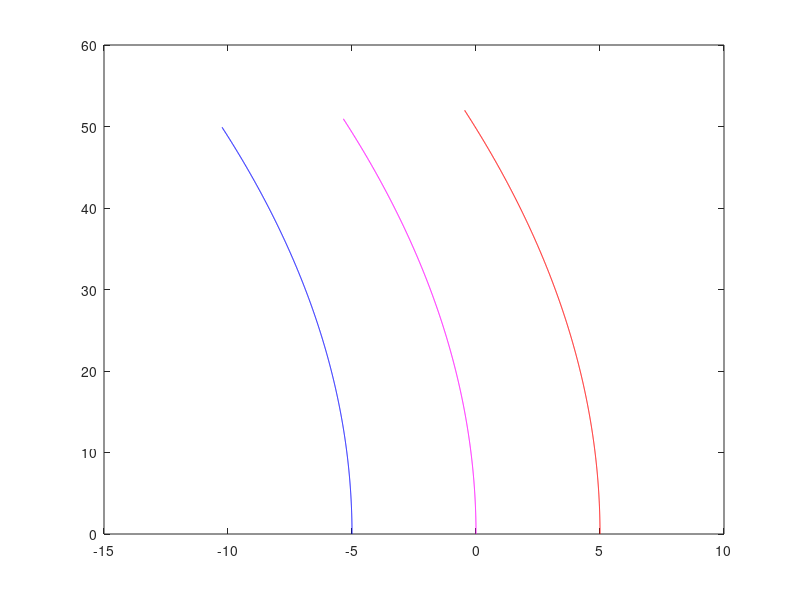
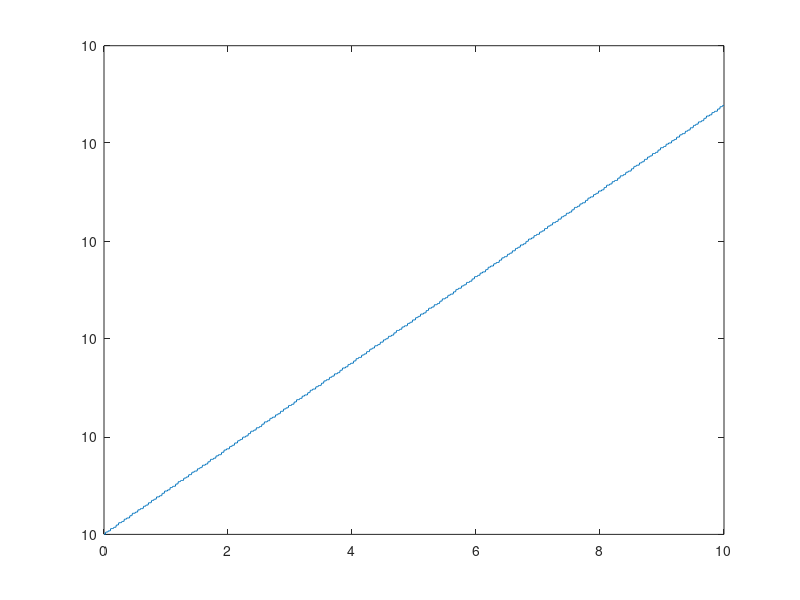

These figures' MATLAB source, in order:
% dist bw the wheels and radius of the wheels in cm
d0 = 10;
r = 2;

% initial positions of the wheels as column vectors

xr0 = [d0/2; 0]; 
xl0 = [-d0/2; 0];

% counter clockwise rotation by 90 matrix

M = [0, -1; 1, 0];

% time step, final time, initial time
dt = 0.01;
tfin = 10;
t0 = 0;

T = t0: dt: tfin;

% angular velocities of the motors with units so thar r * w gives linear velocities
% in cm per second

wr = (2*pi /60) * 25 * ones(1, length(T)); % 25 rpm
wl = (2*pi /60) * 24 * ones(1, length(T)); % 24 rpm


%wr = (2*pi /60) * [25 * ones(1, length(T)/2), 23 * ones(1, length(T)/2)];
%wl = (2*pi /60) * [24 * ones(1, length(T)/2), 25 * ones(1, length(T)/2)];

% position column vectors of the wheels at different times initialized as zero for time 
% greater than 0

xr = [xr0(1), zeros(1, length(T) -  1); xr0(2), zeros(1, length(T) -  1)];
xl = [xl0(1), zeros(1, length(T) -  1); xl0(2), zeros(1, length(T) -  1)];
 
% calculating the position of the wheels
 
for k = 2 : length(T)
  
  % dir is unit vector perpendicular to the vector joining the wheels
  % it is also the direction of the linear velocities of both the wheels
  
  dir = M * [xr(1, k -1) - xl(1, k -1); xr(2, k -1) - xl(2, k -1)] / d0;
  dirdel = dir * dt;
  
  % integration of each coordinate
  
  for i = 1 : 2
    
    % x[t_k] = x[t_(k-1)] + integral from t_k to t_(k-1) of the velocity vector
    
    xr(i, k) = xr(i, k-1) + r * wr(k-1) *dirdel(i);
    xl(i, k) = xl(i, k-1) + r * wl(k-1) *dirdel(i);
    
  endfor
  
endfor
 
% xc is the coordinate of the centre of the wheels
 
xc = (xr + xl)/ 2;
 
% d is the distance bw the wheels at different times. 
% This was only calculated to verify the correctness of the simulation
% If the simulation is correct, the distance bw the wheels should be constant
 
d = (xr(1,:) - xl(1,:)) .* (xr(1,:) - xl(1,:)) + (xr(2,:) - xl(2,:)) .* (xr(2,:) - xl(2,:));
d = sqrt(d);
 
% plots
 
figure(1);
axis( "equal");
plot(xr(1, 1: length(T)), xr(2, 1: length(T)), 'r');
hold on;
plot(xl(1, 1: length(T)), xl(2, 1: length(T)), 'b');
hold on;
plot(xc(1, 1: length(T)), xc(2, 1: length(T)), 'm');

figure(2);
plot(T, d);

% good job.
% thanks 
